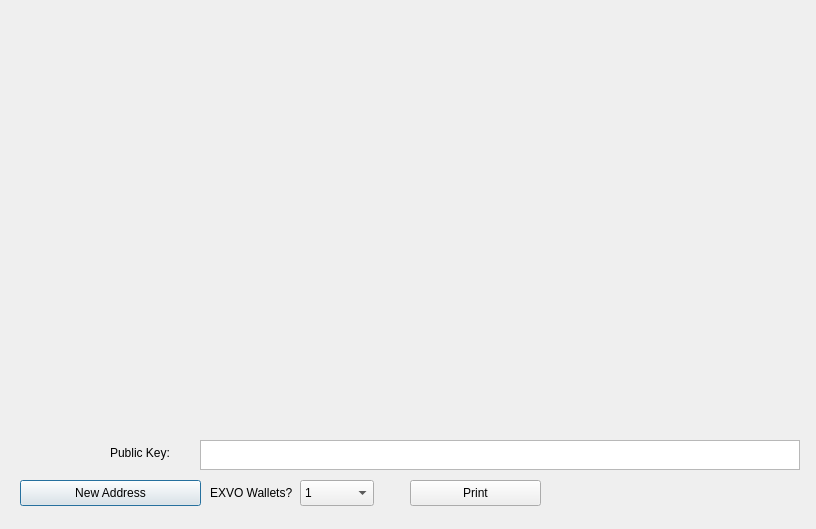
<?xml version="1.0" encoding="UTF-8"?>
<ui version="4.0">
 <class>PaperWalletDialog</class>
 <widget class="QDialog" name="PaperWalletDialog">
  <property name="geometry">
   <rect>
    <x>0</x>
    <y>0</y>
    <width>816</width>
    <height>529</height>
   </rect>
  </property>
  <property name="windowTitle">
   <string>Print Your Paper Wallets</string>
  </property>
  <widget class="QLabel" name="privateKeyQRCode">
   <property name="geometry">
    <rect>
     <x>608</x>
     <y>192</y>
     <width>149</width>
     <height>149</height>
    </rect>
   </property>
   <property name="text">
    <string/>
   </property>
   <property name="scaledContents">
    <bool>true</bool>
   </property>
  </widget>
  <widget class="QLabel" name="addressQRCode">
   <property name="geometry">
    <rect>
     <x>56</x>
     <y>107</y>
     <width>120</width>
     <height>120</height>
    </rect>
   </property>
   <property name="text">
    <string/>
   </property>
   <property name="scaledContents">
    <bool>true</bool>
   </property>
  </widget>
  <widget class="QPushButton" name="getNewAddress">
   <property name="geometry">
    <rect>
     <x>20</x>
     <y>480</y>
     <width>181</width>
     <height>26</height>
    </rect>
   </property>
   <property name="text">
    <string>New Address</string>
   </property>
   <property name="icon">
    <iconset resource="../exvo.qrc">
     <normaloff>:/icons/add</normaloff>:/icons/add</iconset>
   </property>
  </widget>
  <widget class="QLabel" name="paperTemplate">
   <property name="geometry">
    <rect>
     <x>20</x>
     <y>10</y>
     <width>775</width>
     <height>416</height>
    </rect>
   </property>
   <property name="text">
    <string notr="true"/>
   </property>
   <property name="pixmap">
    <pixmap resource="../exvo.qrc">:/images/paper_wallet</pixmap>
   </property>
  </widget>
  <widget class="VerticalLabel" name="addressText2">
   <property name="geometry">
    <rect>
     <x>245</x>
     <y>22</y>
     <width>31</width>
     <height>371</height>
    </rect>
   </property>
   <property name="font">
    <font>
     <family>Monospace</family>
     <pointsize>12</pointsize>
     <weight>75</weight>
     <italic>false</italic>
     <bold>true</bold>
    </font>
   </property>
   <property name="text">
    <string/>
   </property>
   <property name="alignment">
    <set>Qt::AlignCenter</set>
   </property>
   <property name="textInteractionFlags">
    <set>Qt::TextSelectableByKeyboard|Qt::TextSelectableByMouse</set>
   </property>
  </widget>
  <widget class="VerticalLabel" name="privateKeyText">
   <property name="geometry">
    <rect>
     <x>781</x>
     <y>9</y>
     <width>18</width>
     <height>416</height>
    </rect>
   </property>
   <property name="font">
    <font>
     <family>Monospace</family>
     <pointsize>8</pointsize>
     <weight>50</weight>
     <italic>false</italic>
     <bold>false</bold>
    </font>
   </property>
   <property name="text">
    <string/>
   </property>
   <property name="scaledContents">
    <bool>true</bool>
   </property>
   <property name="alignment">
    <set>Qt::AlignCenter</set>
   </property>
   <property name="textInteractionFlags">
    <set>Qt::TextSelectableByKeyboard|Qt::TextSelectableByMouse</set>
   </property>
  </widget>
  <widget class="QPushButton" name="printButton">
   <property name="geometry">
    <rect>
     <x>410</x>
     <y>480</y>
     <width>131</width>
     <height>26</height>
    </rect>
   </property>
   <property name="text">
    <string>Print</string>
   </property>
   <property name="icon">
    <iconset resource="../exvo.qrc">
     <normaloff>:/icons/receiving_addresses</normaloff>:/icons/receiving_addresses</iconset>
   </property>
  </widget>
  <widget class="QDialogButtonBox" name="buttonBox">
   <property name="geometry">
    <rect>
     <x>710</x>
     <y>480</y>
     <width>91</width>
     <height>26</height>
    </rect>
   </property>
   <property name="standardButtons">
    <set>QDialogButtonBox::NoButton</set>
   </property>
   <property name="centerButtons">
    <bool>true</bool>
   </property>
  </widget>
  <widget class="QLabel" name="label">
   <property name="geometry">
    <rect>
     <x>210</x>
     <y>480</y>
     <width>91</width>
     <height>26</height>
    </rect>
   </property>
   <property name="text">
    <string>EXVO Wallets?</string>
   </property>
  </widget>
  <widget class="QComboBox" name="walletCount">
   <property name="geometry">
    <rect>
     <x>300</x>
     <y>480</y>
     <width>74</width>
     <height>26</height>
    </rect>
   </property>
   <property name="editable">
    <bool>false</bool>
   </property>
   <item>
    <property name="text">
     <string>1</string>
    </property>
   </item>
   <item>
    <property name="text">
     <string>2</string>
    </property>
   </item>
   <item>
    <property name="text">
     <string>3</string>
    </property>
   </item>
   <item>
    <property name="text">
     <string>4</string>
    </property>
   </item>
   <item>
    <property name="text">
     <string>5</string>
    </property>
   </item>
   <item>
    <property name="text">
     <string>6</string>
    </property>
   </item>
   <item>
    <property name="text">
     <string>7</string>
    </property>
   </item>
   <item>
    <property name="text">
     <string>8</string>
    </property>
   </item>
   <item>
    <property name="text">
     <string>9</string>
    </property>
   </item>
   <item>
    <property name="text">
     <string>10</string>
    </property>
   </item>
   <item>
    <property name="text">
     <string>11</string>
    </property>
   </item>
   <item>
    <property name="text">
     <string>12</string>
    </property>
   </item>
  </widget>
  <widget class="QTextEdit" name="publicKey">
   <property name="geometry">
    <rect>
     <x>200</x>
     <y>440</y>
     <width>600</width>
     <height>30</height>
    </rect>
   </property>
   <property name="undoRedoEnabled">
    <bool>false</bool>
   </property>
   <property name="readOnly">
    <bool>true</bool>
   </property>
   <property name="html">
    <string>&lt;!DOCTYPE HTML PUBLIC &quot;-//W3C//DTD HTML 4.0//EN&quot; &quot;http://www.w3.org/TR/REC-html40/strict.dtd&quot;&gt;
&lt;html&gt;&lt;head&gt;&lt;meta name=&quot;qrichtext&quot; content=&quot;1&quot; /&gt;&lt;style type=&quot;text/css&quot;&gt;
p, li { white-space: pre-wrap; }
&lt;/style&gt;&lt;/head&gt;&lt;body style=&quot; font-family:'Sans'; font-size:9pt; font-weight:400; font-style:normal;&quot;&gt;
&lt;p style=&quot;-qt-paragraph-type:empty; margin-top:0px; margin-bottom:0px; margin-left:0px; margin-right:0px; -qt-block-indent:0; text-indent:0px; font-family:'Sans Serif';&quot;&gt;&lt;br /&gt;&lt;/p&gt;&lt;/body&gt;&lt;/html&gt;</string>
   </property>
   <property name="acceptRichText">
    <bool>false</bool>
   </property>
  </widget>
  <widget class="QLabel" name="label_2">
   <property name="geometry">
    <rect>
     <x>110</x>
     <y>440</y>
     <width>91</width>
     <height>26</height>
    </rect>
   </property>
   <property name="text">
    <string>Public Key:</string>
   </property>
  </widget>
  <widget class="QLabel" name="addressText">
   <property name="geometry">
    <rect>
     <x>40</x>
     <y>340</y>
     <width>440</width>
     <height>15</height>
    </rect>
   </property>
   <property name="text">
    <string>&lt;html&gt;&lt;head/&gt;&lt;body&gt;&lt;p&gt;&lt;br/&gt;&lt;/p&gt;&lt;/body&gt;&lt;/html&gt;</string>
   </property>
  </widget>
  <zorder>getNewAddress</zorder>
  <zorder>paperTemplate</zorder>
  <zorder>addressQRCode</zorder>
  <zorder>privateKeyQRCode</zorder>
  <zorder>addressText2</zorder>
  <zorder>privateKeyText</zorder>
  <zorder>printButton</zorder>
  <zorder>buttonBox</zorder>
  <zorder>label</zorder>
  <zorder>walletCount</zorder>
  <zorder>publicKey</zorder>
  <zorder>label_2</zorder>
  <zorder>addressText</zorder>
 </widget>
 <customwidgets>
  <customwidget>
   <class>VerticalLabel</class>
   <extends>QLabel</extends>
   <header>verticallabel.h</header>
  </customwidget>
 </customwidgets>
 <resources>
  <include location="../exvo.qrc"/>
 </resources>
 <connections>
  <connection>
   <sender>buttonBox</sender>
   <signal>rejected()</signal>
   <receiver>PaperWalletDialog</receiver>
   <slot>close()</slot>
   <hints>
    <hint type="sourcelabel">
     <x>650</x>
     <y>408</y>
    </hint>
    <hint type="destinationlabel">
     <x>357</x>
     <y>214</y>
    </hint>
   </hints>
  </connection>
 </connections>
</ui>
